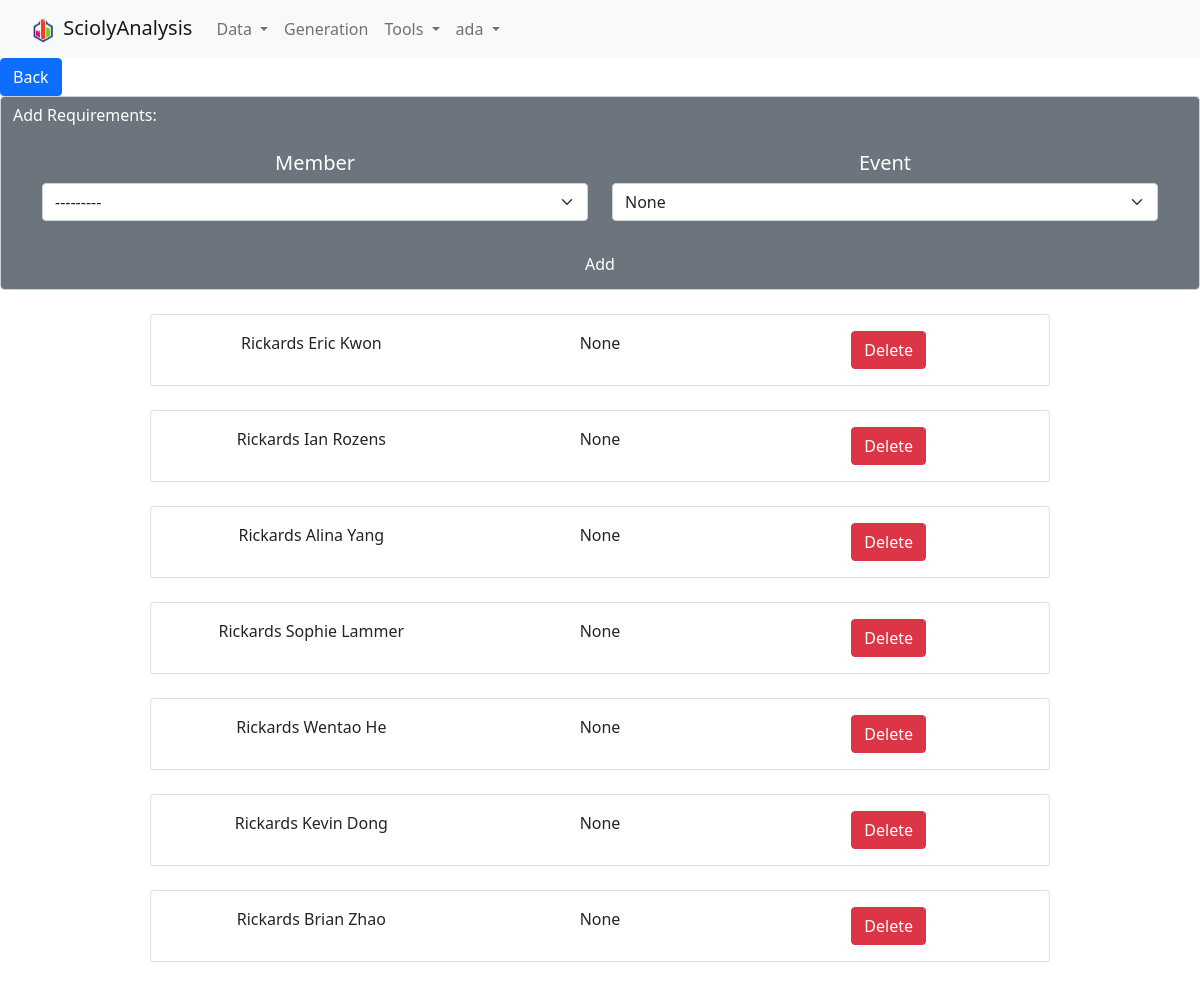
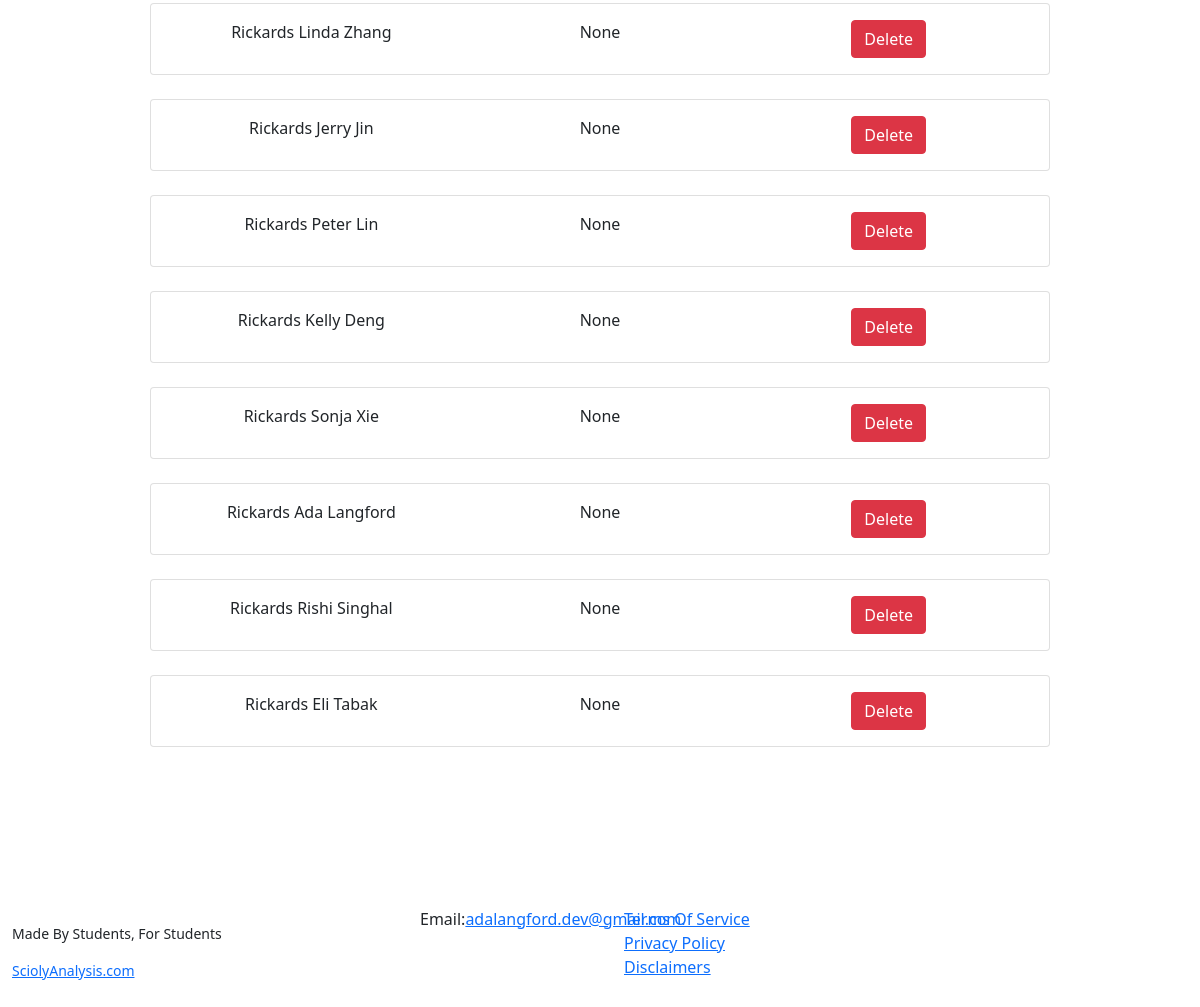
The app's page /generation/edit-requirements/31/ (signed in) with its own data (2 pictures, top to bottom).
### generation/models.py (models this page shows, shortened)
class RequiredMemberToTeam(models.Model):
    member = models.ForeignKey(AvailableMember, on_delete = models.CASCADE)
    team = models.ForeignKey(GeneratedTeam, on_delete=models.CASCADE)
    event = models.ForeignKey(AvailableEvent, on_delete=models.CASCADE, null=True)

class AvailableMember(models.Model):
    generated_competition_settings = models.ForeignKey(GeneratedCompetitionSettings, on_delete=models.CASCADE)
    name = models.CharField(max_length=200)
    is_senior = models.BooleanField(default = False)
    def __str__(self):
        is_senior=" (senior)" if self.is_senior else ""
        return self.generated_competition_settings.name+" "+self.name+is_senior
    class Meta:
        ordering = ["name"]

class GeneratedCompetitionSettings(models.Model):
    user = models.ForeignKey(User, on_delete=models.CASCADE)
    date = models.DateTimeField(auto_now=True,auto_now_add=False)
    name = models.CharField(max_length=200)
    notes = models.CharField(max_length=500, blank=True)
    max_events_per_member = models.PositiveIntegerField()
    min_events_per_member = models.PositiveIntegerField()
    skill_vs_preferences = models.FloatField()
    max_num_of_build_events_per_member = models.PositiveIntegerField(default=2)

### generation/views.py (the view)
# urls.py: path('edit-requirements/<str:pk>/', views.editRequirementsView, name="editRequirementsView"),
def editRequirementsView(request, pk):
    generated_team = get_object_or_404(GeneratedTeam, id=pk)
    if generated_team.generated_competition_settings.user.id == request.user.id:
        member_queryset = AvailableMember.objects.filter(generated_competition_settings = generated_team.generated_competition_settings)
        event_queryset = AvailableEvent.objects.filter(generated_competition_settings = generated_team.generated_competition_settings)
        members_required_in_other_teams = []
        all_teams = GeneratedTeam.objects.filter(generated_competition_settings = generated_team.generated_competition_settings)
        for t in all_teams:
            if t != generated_team:
                requirements = RequiredMemberToTeam.objects.filter(team=t)
                for r in requirements:
                    if r.member not in members_required_in_other_teams:
                        members_required_in_other_teams.append(r.member)
        hidden_member_queryset = [m.id for m in members_required_in_other_teams]
        requirements = RequiredMemberToTeam.objects.filter(team=generated_team)
        required_members = []
        events_to_members = {}
        seniors = []
        for r in requirements:
            if r.member not in required_members:
                required_members.append(r.member)
            if r.member.is_senior and r.member not in seniors:
                seniors.append(r.member)
            if r.event:
                if r.event not in events_to_members:
                    events_to_members[r.event] = [r.member]
                elif r.event in events_to_members:
                    events_to_members[r.event].append(r.member)
        hidden_event_queryset = [e.id for e in events_to_members if len(events_to_members[e]) >= 2+e.needs_3_members]
        for m in required_members:
            events_done_by_member = [e for e in events_to_members if m in events_to_members[e]]
            if len(events_done_by_member) >= generated_team.generated_competition_settings.max_events_per_member:
                hidden_member_queryset.append(m.id)
        if len(seniors) >= 7:
            for s in AvailableMember.objects.filter(generated_competition_settings=generated_team.generated_competition_settings, is_senior=True):
                if s not in required_members:
                    hidden_member_queryset.append(s.id)
        form = RequirementsForm(request.POST or None, member_queryset=member_queryset, event_queryset=event_queryset, generated_team=generated_team, requirements = requirements, members_required_in_other_teams=members_required_in_other_teams)
        if request.method=="POST":
            if form.is_valid():
                member = form.cleaned_data.get("member")
                event = form.cleaned_data.get("event")
                RequiredMemberToTeam.objects.create(member=member, event=event, team=generated_team)
                return redirect('editRequirementsView', pk=generated_team.id)
        context = {
            "form" : form,
            "hidden_event_queryset" : hidden_event_queryset,
            "hidden_member_queryset" : hidden_member_queryset,
            "requirements_list" : requirements,
            "generated_team" : generated_team,
        }
        return render(request, "generation/team_edit_restrictions.html", context)
    raise Http404

### generation/forms.py (shortened to what this page needs)
class RequirementsForm(ModelForm):
    class Meta:
        model=RequiredMemberToTeam
        fields = [
            "member",
            "event",
        ]
    def __init__(self, *args, **kwargs):
        member_queryset = kwargs.pop("member_queryset")
        event_queryset = kwargs.pop("event_queryset")
        generated_team = kwargs.pop("generated_team")
        requirements = kwargs.pop("requirements")
        members_required_in_other_teams = kwargs.pop("members_required_in_other_teams")
        super(RequirementsForm, self).__init__(*args, **kwargs)
        self.generated_team = generated_team
        self.requirements = requirements
        self.members_required_in_other_teams = members_required_in_other_teams
        self.fields["member"].queryset = member_queryset
        self.fields["event"].queryset = event_queryset
        self.fields["event"].empty_label = "None"
        self.fields["event"].required = False

### generation/models.py (called while the page is built)
    def __str__(self):
        build = " (build)" if self.is_build_event else ""
        return self.name + build

### generation/templates/generation/team_edit_restrictions.html (shortened to what this page needs)
{% extends 'main.html' %}
{% load crispy_forms_tags %}
{% block bodycontent %}
<a href="{% url 'generatedCompetitionSettingsView' pk=generated_team.generated_competition_settings.id %}" class="btn btn-primary">Back</a>
<div class="form-control text-white bg-secondary" id = "requirement_additions">
    <form method="POST" id = "requirement_additions_form">
        Add Requirements:
        <br><br>
        <div class="container text-center">
            <div class="row align-items-start">
                <div class="col h5">
                    Member
                </div>
                <div class="col h5">
                    Event
                </div>
            </div>
            <div class="row align-items-start">
            <div class="col">
                {{form.member}}
            </div>
            <div class="col">
                {{form.event}}
            </div>
            </div>
        </div>
        <br>
        <div class="text-center">
            <input type="submit" value="Add" class="btn btn-secondary" form="requirement_additions_form">
        </div>
    </form>
</div>
<div id="requirements_list">
    {% for m in requirements_list %}
        <div class="card w-75 mx-auto my-4">
            <div class="card-body">
                <div class="container text-center">
                    <div class="row align-items-start">
                        <div class="col">
                            {{m.member}}
                        </div>
                        <div class="col">
                            {{m.event}}
                        </div>
                        <div class="col">
                            <a href="{% url 'deleteRequirement' pk=m.id %}" class="btn btn-danger">Delete</a>
                        </div>
                    </div>
                </div>
            </div>
        </div>
    {% endfor %}
</div>
{% endblock %}

### templates/sciolysite/navbar.html (shortened to what this page needs)
{% load static %}
<nav class="navbar navbar-expand-lg navbar-light bg-light">
    <div class="container-fluid">
      <a class="navbar-brand" href="/">
        <img src="{% static 'images/logo_big.png' %}" width="30" height="30" alt="">
        SciolyAnalysis</a>
      <div class="collapse navbar-collapse" id="navbarSupportedContent">
        <ul class="navbar-nav me-auto mb-2 mb-lg-0">
          <li class="nav-item dropdown">
            <a class="nav-link dropdown-toggle" href="{% url 'competitionListView' %}" id="navbarDropdown" role="button" data-bs-toggle="dropdown" aria-expanded="false">
              Data
            </a>
          </li>
          <li class="nav-item">
            <a class="nav-link" href="{% url 'generatedCompetitionsListView' %}">Generation</a>
          </li>
          <li class="nav-item dropdown">
            <a class="nav-link dropdown-toggle" href="{% url 'ConflictCheckingView' %}" id="navbarDropdown" role="button" data-bs-toggle="dropdown" aria-expanded="false">
              Tools
            </a>
          </li>
          {% if user.is_authenticated %}
          <li class="nav-item dropdown">
            <a class="nav-link dropdown-toggle" href="" id="navbarDropdown" role="button" data-bs-toggle="dropdown" aria-expanded="false">
              {{user.username}}
            </a>
          </li>
          {% endif %}
        </ul>
      </div>
    </div>
  </nav>

### records on screen
RequiredMemberToTeam: member "Rickards Eric Kwon", event "None"
RequiredMemberToTeam: member "Rickards Ian Rozens", event "None"
RequiredMemberToTeam: member "Rickards Alina Yang", event "None"
RequiredMemberToTeam: member "Rickards Sophie Lammer", event "None"
RequiredMemberToTeam: member "Rickards Wentao He", event "None"
RequiredMemberToTeam: member "Rickards Kevin Dong", event "None"
RequiredMemberToTeam: member "Rickards Brian Zhao", event "None"
RequiredMemberToTeam: member "Rickards Linda Zhang", event "None"
RequiredMemberToTeam: member "Rickards Jerry Jin", event "None"
RequiredMemberToTeam: member "Rickards Peter Lin", event "None"
RequiredMemberToTeam: member "Rickards Kelly Deng", event "None"
RequiredMemberToTeam: member "Rickards Sonja Xie", event "None"
RequiredMemberToTeam: member "Rickards Ada Langford", event "None"
RequiredMemberToTeam: member "Rickards Rishi Singhal", event "None"
RequiredMemberToTeam: member "Rickards Eli Tabak", event "None"

### other values on screen
{{ user.username }} "ada"
